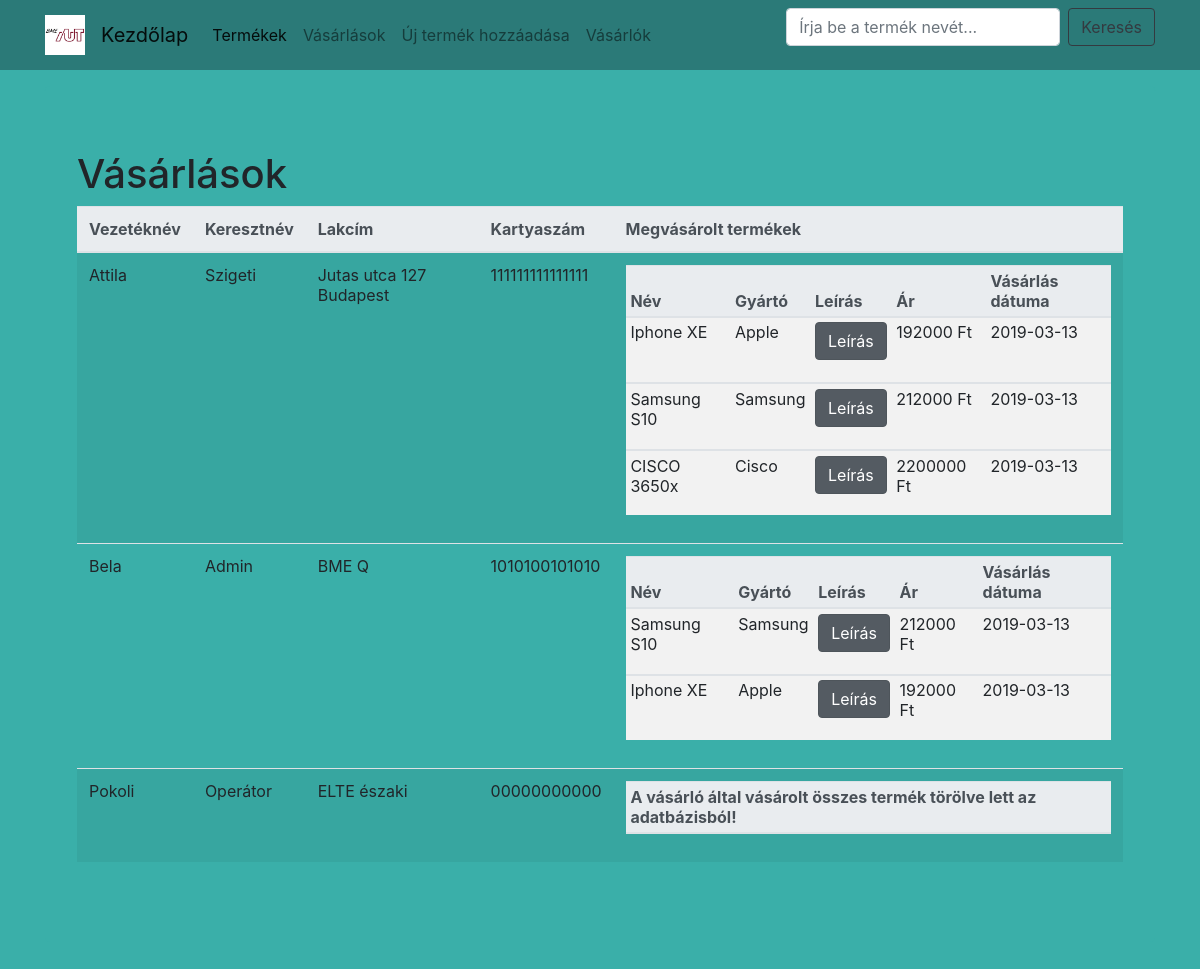
/vasarlasok.php, run on the app's committed database.
### tables this page shows
create table vevo(
    id int  primary key auto_increment,
    vezeteknev nvarchar(55) not null,
    keresztnev nvarchar(55) not null,
    lakcim nvarchar(45),
    kartyaszam nvarchar(45)
);

create table megvasarolt(
	id int primary key auto_increment,
	vevoid int not null,
    	termekid int not null,
    	vasarlasidatum date not null,
    
    	foreign key (vevoid) references vevo(id),
    	foreign key (termekid) references termek(id)
);

create table termek(
	id int primary key auto_increment,
	nev nvarchar(13),
    	ar int not null,
	darabszam int not null,
    	gyarto nvarchar(55),
    	leiras nvarchar(100)
);

### vasarlasok.php (the view, shortened to what this page needs)
<?php
$link = getDb();
?>
<html>
  <head>
    <link rel="stylesheet" href="https://maxcdn.bootstrapcdn.com/bootstrap/4.0.0/css/bootstrap.min.css">
    <link rel="stylesheet" href="https://maxcdn.bootstrapcdn.com/font-awesome/4.7.0/css/font-awesome.min.css">
    <link rel="stylesheet" href="webshop.css">
  </head>
  <body>
      <div class="container main-content">
      <div class="jumbotron">
        <h1>Vásárlások</h1>
        <?php
        $query="SELECT id, vezeteknev, keresztnev, lakcim, kartyaszam from vevo";
        $result=mysqli_query($link, $query)
        or die(mysqli_error($link));
        ?>
        <table class="table table-striped">
          <thead class="thead-light">
            <tr>
              <th scope="col">Vezetéknév</th>
              <th scope="col">Keresztnév</th>
              <th scope="col">Lakcím</th>
              <th scope="col">Kartyaszám</th>
              <th scope="col">Megvásárolt termékek</th>
            </tr>
          </thead>
          <tbody>
          <?php while ($vevo_row = mysqli_fetch_array($result)): ?>
            <tr>
              <td><?=$vevo_row['vezeteknev']?></td>
              <td><?=$vevo_row['keresztnev']?></td>
              <td><?=$vevo_row['lakcim']?></td>
              <td><?=$vevo_row['kartyaszam']?></td>
              <td>
                            <?php
                            $query2=sprintf("SELECT DISTINCT vasarlasidatum, m.id, nev, gyarto, leiras, ar
                                            FROM termek t
                                                INNER JOIN megvasarolt m on t.id=m.termekid
                                                INNER JOIN vevo v on m.vevoid=%s",
                                                 $vevo_row['id']);
                            $result2=mysqli_query($link, $query2)
                            or die(mysqli_error($link));
                            ?>
                            <?php if (mysqli_num_rows($result2)==0): ?>
                            <table class="table table-sm">
                              <thead class="thead-light">
                                <tr>
                                  <th scope="col">A vásárló által vásárolt összes termék törölve lett az adatbázisból!</th>
                                  </tr>
                              </thead>
                            </table>
                            <?php endif; ?>
                            <?php if (mysqli_num_rows($result2)!=0): ?>
                              <table class="table table-sm">
                              <thead class="thead-light">
                                <tr>
                                  <th scope="col">Név</th>
                                  <th scope="col">Gyártó</th>
                                  <th scope="col">Leírás</th>
                                  <th scope="col">Ár</th>
                                  <th scope="col">Vásárlás dátuma</th>
                                </tr>
                              </thead>
                              <?php while ($termek_row = mysqli_fetch_array($result2)): ?>
                              <tbody>
                                <tr>
                                  <td><?=$termek_row['nev']?></td>
                                  <td><?=$termek_row['gyarto']?></td>
                                  <td>
                                  <p>
                                    <a class="btn btn-secondary active" data-toggle="collapse" href="#<?=$termek_row['id']?>" role="button" aria-expanded="false" aria-controls="['idmegvasarolta']">Leírás</a>
                                  </p>
                                  <div class="row">
                                    <div class="col">
                                    </div>
                                  </div>
                                  </td>
                                  <td><?=$termek_row['ar']?> Ft</td>
                                  <td><?=$termek_row['vasarlasidatum']?></td>
                                </tr>
                              </tbody>
                              <?php endwhile; ?>
                            </table>
                          <?php endif; ?>
              </td>
            </tr>
          <?php endwhile; ?>
          </tbody>
        </table>
      </div>
      </div>
  </body>
</html>

### webshop.css (style rules this page uses)
.main-content { margin-top:1em; }
body { background-color: #3AAFA9; background-image: url(background_bluish.jpg); background-blend-mode: normal; background-attachment: fixed; background-repeat: no-repeat; background-position: right top; }
.jumbotron { background-color: #3AAFA9 !important; }

### data on the page
vevo: vezeteknev "Attila", keresztnev "Szigeti", lakcim "Jutas utca 127 Budapest", kartyaszam "111111111111111"
megvasarolt: termekid.nev "Iphone XE", termekid.gyarto "Apple", termekid.ar "192000", vasarlasidatum "2019-03-13"
megvasarolt: termekid.nev "Samsung S10", termekid.gyarto "Samsung", termekid.ar "212000", vasarlasidatum "2019-03-13"
megvasarolt: termekid.nev "CISCO 3650x", termekid.gyarto "Cisco", termekid.ar "2200000", vasarlasidatum "2019-03-13"
vevo: vezeteknev "Bela", keresztnev "Admin", lakcim "BME Q", kartyaszam "1010100101010"
megvasarolt: termekid.nev "Samsung S10", termekid.gyarto "Samsung", termekid.ar "212000", vasarlasidatum "2019-03-13"
megvasarolt: termekid.nev "Iphone XE", termekid.gyarto "Apple", termekid.ar "192000", vasarlasidatum "2019-03-13"
vevo: vezeteknev "Pokoli", keresztnev "Operátor", lakcim "ELTE északi", kartyaszam "00000000000", shows "A vásárló által vásárolt összes termék törölve lett az adatbázisból!"
